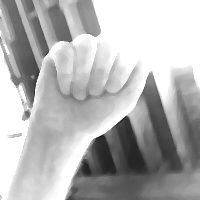
#> input picture outputs/task5/A0001_test_task5_final.png, 200 x 200 px; its folder holds only this picture in this run
$ python task6.py   (older library calls are emulated)
#> lines starting #> are read from the running program, lines starting #| are printed output that depends on the picture; after the words box and inside, x2 and y2 are one past the last pixel; in counts of white or black regions, pixels touching at a corner belong together
import cv2
import numpy as np
import matplotlib.pyplot as plt
from pathlib import Path

# ==========================================================
# SIGN LANGUAGE IMAGE PROCESSING - TASK 6
# IMAGE SEGMENTATION
#
# INPUT:
# Best outputs obtained from Task 5
#
# Edge Detection:
# 1. Roberts
# 2. Prewitt
# 3. Sobel
# 4. Laplacian
#
# Thresholding:
# 1. Global Thresholding
# 2. Otsu Thresholding
# 3. Adaptive Thresholding
#
# Input images are automatically read from:
# outputs/task5/
#
# Results are automatically saved in:
# outputs/task6/
# ==========================================================

INPUT_DIR = Path("outputs") / "task5"
OUTPUT_DIR = Path("outputs") / "task6"
OUTPUT_DIR.mkdir(parents=True, exist_ok=True)


# ==========================================================
# EDGE DETECTION
# ==========================================================

def roberts_operator(gray):
    kernel_x = np.array([[1, 0],
                         [0, -1]], dtype=np.float32)

    kernel_y = np.array([[0, 1],
                         [-1, 0]], dtype=np.float32)

    gx = cv2.filter2D(gray, cv2.CV_32F, kernel_x)
    gy = cv2.filter2D(gray, cv2.CV_32F, kernel_y)

    magnitude = cv2.magnitude(gx, gy)

    return cv2.normalize(
        magnitude, None, 0, 255, cv2.NORM_MINMAX
    ).astype(np.uint8)


def prewitt_operator(gray):
    kernel_x = np.array([[-1, 0, 1],
                         [-1, 0, 1],
                         [-1, 0, 1]], dtype=np.float32)

    kernel_y = np.array([[-1, -1, -1],
                         [0, 0, 0],
                         [1, 1, 1]], dtype=np.float32)

    gx = cv2.filter2D(gray, cv2.CV_32F, kernel_x)
    gy = cv2.filter2D(gray, cv2.CV_32F, kernel_y)

    magnitude = cv2.magnitude(gx, gy)

    return cv2.normalize(
        magnitude, None, 0, 255, cv2.NORM_MINMAX
    ).astype(np.uint8)


def sobel_operator(gray):
    gx = cv2.Sobel(gray, cv2.CV_32F, 1, 0, ksize=3)
    gy = cv2.Sobel(gray, cv2.CV_32F, 0, 1, ksize=3)

    magnitude = cv2.magnitude(gx, gy)

    return cv2.normalize(
        magnitude, None, 0, 255, cv2.NORM_MINMAX
    ).astype(np.uint8)


def laplacian_operator(gray):
    lap = cv2.Laplacian(gray, cv2.CV_32F, ksize=3)
    absolute = cv2.convertScaleAbs(lap)

    return absolute


# ==========================================================
# THRESHOLDING
# ==========================================================

def global_threshold(gray, threshold_value=127):
    _, result = cv2.threshold(
        gray, threshold_value, 255, cv2.THRESH_BINARY
    )
    return result


def otsu_threshold(gray):
    threshold_value, result = cv2.threshold(
        gray, 0, 255,
        cv2.THRESH_BINARY + cv2.THRESH_OTSU
    )
    return result, threshold_value


def adaptive_threshold(gray):
    result = cv2.adaptiveThreshold(
        gray,
        255,
        cv2.ADAPTIVE_THRESH_GAUSSIAN_C,
        cv2.THRESH_BINARY,
        11,
        2
    )
    return result


# ==========================================================
# DISPLAY EDGE RESULTS
# ==========================================================

def display_edges(gray, results, image_name):
    plt.figure(figsize=(15, 8))

    plt.subplot(2, 3, 1)
    plt.imshow(gray, cmap="gray")
    plt.title("Task 5 Input")
    plt.axis("off")

    titles = ["Roberts", "Prewitt", "Sobel", "Laplacian"]

    for i, title in enumerate(titles):
        plt.subplot(2, 3, i + 2)
        plt.imshow(results[title], cmap="gray")
        plt.title(title)
        plt.axis("off")

    plt.suptitle(f"Edge Detection - {image_name}")
    plt.tight_layout()
    plt.show()


# ==========================================================
# DISPLAY THRESHOLD RESULTS
# ==========================================================

def display_thresholds(gray, global_result, otsu_result,
                       adaptive_result, otsu_value, image_name):
    plt.figure(figsize=(15, 6))

    plt.subplot(1, 4, 1)
    plt.imshow(gray, cmap="gray")
    plt.title("Task 5 Input")
    plt.axis("off")

    plt.subplot(1, 4, 2)
    plt.imshow(global_result, cmap="gray")
    plt.title("Global Threshold")
    plt.axis("off")

    plt.subplot(1, 4, 3)
    plt.imshow(otsu_result, cmap="gray")
    plt.title(f"Otsu (T={otsu_value:.0f})")
    plt.axis("off")

    plt.subplot(1, 4, 4)
    plt.imshow(adaptive_result, cmap="gray")
    plt.title("Adaptive Threshold")
    plt.axis("off")

    plt.suptitle(f"Thresholding - {image_name}")
    plt.tight_layout()
    plt.show()


# ==========================================================
# SIMPLE ANALYSIS
# ==========================================================

def calculate_binary_stats(binary):
    foreground_ratio = np.mean(binary == 255) * 100

    # Number of connected components
    num_labels, _, _, _ = cv2.connectedComponentsWithStats(
        binary, connectivity=8
    )

    components = max(0, num_labels - 1)

    return foreground_ratio, components


def analyze_results(global_result, otsu_result, adaptive_result):
    g_ratio, g_components = calculate_binary_stats(global_result)
    o_ratio, o_components = calculate_binary_stats(otsu_result)
    a_ratio, a_components = calculate_binary_stats(adaptive_result)

    print("\nThresholding statistics:")
    print("-" * 65)
    print(f"{'Method':<22}{'Foreground %':<18}{'Components':<15}")
    print("-" * 65)
    print(f"{'Global':<22}{g_ratio:<18.2f}{g_components:<15}")
    print(f"{'Otsu':<22}{o_ratio:<18.2f}{o_components:<15}")
    print(f"{'Adaptive':<22}{a_ratio:<18.2f}{a_components:<15}")


# ==========================================================
# PROCESS ONE IMAGE
# ==========================================================

def process_image(input_path):
    image_name = input_path.stem

    img = cv2.imread(str(input_path), cv2.IMREAD_GRAYSCALE)

    if img is None:
        print(f"Could not read: {input_path}")
        return

    image_output_dir = OUTPUT_DIR / image_name
    image_output_dir.mkdir(parents=True, exist_ok=True)

    # ------------------------------------------------------
    # EDGE DETECTION
    # ------------------------------------------------------

    edges = {
        "Roberts": roberts_operator(img),
        "Prewitt": prewitt_operator(img),
        "Sobel": sobel_operator(img),
        "Laplacian": laplacian_operator(img)
    }

    # ------------------------------------------------------
    # THRESHOLDING
    # ------------------------------------------------------

    global_result = global_threshold(img, 127)

    otsu_result, otsu_value = otsu_threshold(img)

    adaptive_result = adaptive_threshold(img)

    # ------------------------------------------------------
    # SAVE INPUT COPY
    # ------------------------------------------------------

    cv2.imwrite(
        str(image_output_dir / "task5_input.png"),
        img
    )

    # ------------------------------------------------------
    # SAVE EDGE RESULTS
    # ------------------------------------------------------

    for name, result in edges.items():
        cv2.imwrite(
            str(image_output_dir / f"{name}.png"),
            result
        )

    # ------------------------------------------------------
    # SAVE THRESHOLD RESULTS
    # ------------------------------------------------------

    cv2.imwrite(
        str(image_output_dir / "Global_Threshold.png"),
        global_result
    )

    cv2.imwrite(
        str(image_output_dir / "Otsu.png"),
        otsu_result
    )

    cv2.imwrite(
        str(image_output_dir / "Adaptive_Threshold.png"),
        adaptive_result
    )

    # ------------------------------------------------------
    # DISPLAY
    # ------------------------------------------------------

    display_edges(img, edges, image_name)

    display_thresholds(
        img,
        global_result,
        otsu_result,
        adaptive_result,
        otsu_value,
        image_name
    )

    # ------------------------------------------------------
    # ANALYSIS
    # ------------------------------------------------------

    print("\n" + "=" * 65)
    print(f"ANALYSIS: {image_name}")
    print("=" * 65)

    print("\nEdge Detection:")
    print("Roberts    : Detects fine boundaries but may be sensitive to noise.")
    print("Prewitt    : Gives clear basic horizontal and vertical edges.")
    print("Sobel      : Produces stronger and smoother hand boundaries.")
    print("Laplacian  : Detects fine details but may emphasize noise.")

    print("\nThresholding:")
    print("Global     : Simple but depends strongly on the chosen threshold.")
    print("Otsu       : Automatically selects the threshold from image histogram.")
    print("Adaptive   : Handles non-uniform illumination better.")

    analyze_results(
        global_result,
        otsu_result,
        adaptive_result
    )

    print(f"\nResults saved in: {image_output_dir.resolve()}")


# ==========================================================
# COMPARISON TABLE
# ==========================================================

def print_comparison_table():
    print("\n")
    print("=" * 105)
    print("TASK 6 - SEGMENTATION COMPARISON TABLE")
    print("=" * 105)

    print(f"{'Method':<22}"
          f"{'Separation':<16}"
          f"{'Boundary':<16}"
          f"{'Noise':<14}"
          f"{'Overall':<16}")

    print("-" * 105)

    rows = [
        ("Roberts", "Good", "Fine", "Medium", "Good"),
        ("Prewitt", "Good", "Clear", "Low-Med", "Good"),
        ("Sobel", "Very Good", "Strong", "Low", "Very Good"),
        ("Laplacian", "Good", "Fine", "Medium", "Good"),
        ("Global Threshold", "Good", "Moderate", "Medium", "Good"),
        ("Otsu", "Very Good", "Good", "Low", "Very Good"),
        ("Adaptive Threshold", "Good", "Good", "Medium", "Good")
    ]

    for row in rows:
        print(f"{row[0]:<22}"
              f"{row[1]:<16}"
              f"{row[2]:<16}"
              f"{row[3]:<14}"
              f"{row[4]:<16}")

    print("-" * 105)


# ==========================================================
# MAIN
# ==========================================================

def main():
    print("=" * 65)
    print("SIGN LANGUAGE IMAGE PROCESSING - TASK 6")
    print("IMAGE SEGMENTATION: EDGE DETECTION + THRESHOLDING")
    print("=" * 65)

    if not INPUT_DIR.exists():
        print("\nERROR: outputs/task5/ does not exist.")
        print("Run task5.py first.")
        return

    input_files = sorted(
        list(INPUT_DIR.glob("*.png")) +
        list(INPUT_DIR.glob("*.jpg")) +
        list(INPUT_DIR.glob("*.jpeg"))
    )

    if len(input_files) == 0:
        print("\nNo Task 5 outputs found.")
        print("Run task5.py first and generate the 3 outputs.")
        return

    print(f"\nFound {len(input_files)} Task 5 output image(s).")

    for input_path in input_files:
        print(f"\nProcessing: {input_path.name}")
        process_image(input_path)
#> in process_image, img is the input picture: shape (200, 200); min 14, max 255, mean 179.5
#> in roberts_operator, `magnitude = cv2.magnitude(gx, gy)`:
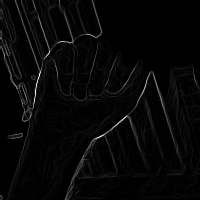
#> magnitude: shape (200, 200) float32; min 0, max 290.7, mean 8.5; drawn with min black and max white
#> in prewitt_operator, `kernel_x = np.array([[-1, 0, 1], [-1, 0, 1], [-1, 0, 1]], dtype=np.flo..`: kernel_x = [[-1, 0, 1], [-1, 0, 1], [-1, 0, 1]]
#> in prewitt_operator, `gy = cv2.filter2D(gray, cv2.CV_32F, kernel_y)`:
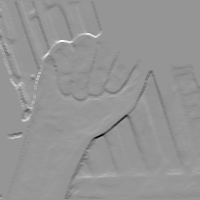
#> gy: shape (200, 200) float32; min -650, max 457, mean -1.8; drawn with min black and max white
#> in laplacian_operator, `lap = cv2.Laplacian(gray, cv2.CV_32F, ksize=3)`:
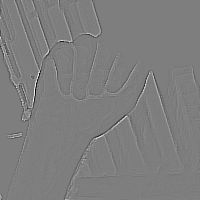
#> lap: shape (200, 200) float32; min -856, max 870, mean 0; drawn with min black and max white
#> in laplacian_operator, `absolute = cv2.convertScaleAbs(lap)`:
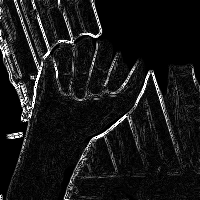
#> absolute: shape (200, 200); min 0, max 255, mean 23.4
#> in global_threshold, `_, result = cv2.threshold( gray, threshold_value, 255, cv2.THRESH_BINA..`:
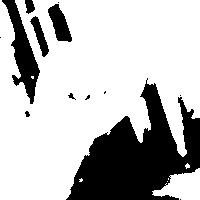
#> result: shape (200, 200); 73.4% white; 13 black regions (6 under 20 px), largest, box (x1, y1, x2, y2) and area: (66, 78, 200, 200) 8206, (2, 0, 40, 104) 1452, (48, 4, 72, 42) 502
#> in otsu_threshold, `threshold_value, result = cv2.threshold( gray, 0, 255, cv2.THRESH_BINA..`:
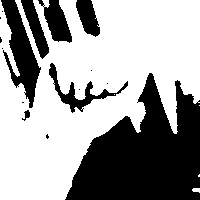
#> result: shape (200, 200); 62.5% white; 16 black regions (9 under 20 px), largest, box (x1, y1, x2, y2) and area: (65, 73, 200, 200) 10341, (1, 0, 41, 108) 1851, (49, 63, 128, 113) 771
#> in otsu_threshold, `threshold_value, result = cv2.threshold( gray, 0, 255, cv2.THRESH_BINA..`: threshold_value = 164
#> in adaptive_threshold, `result = cv2.adaptiveThreshold( gray, 255, cv2.ADAPTIVE_THRESH_GAUSSIA..`:
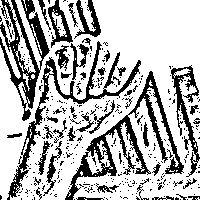
#> result: shape (200, 200); 71.8% white; 354 black regions (309 under 20 px), largest, box (x1, y1, x2, y2) and area: (65, 71, 184, 200) 2550, (0, 0, 50, 121) 1995, (7, 41, 141, 200) 1798
#> the loop in process_image, `for name, result in edges.items():` made 4 passes
#> name on passes 1 to 4: 'Roberts', 'Prewitt', 'Sobel', 'Laplacian'
#> in calculate_binary_stats, `foreground_ratio = np.mean(binary == 255) * 100`: foreground_ratio = 73.43
#> in calculate_binary_stats, `num_labels, _, _, _ = cv2.connectedComponentsWithStats( binary, connec..`: num_labels = 8
#> in calculate_binary_stats, `components = max(0, num_labels - 1)`: components = 7
#> in analyze_results, `g_ratio, g_components = calculate_binary_stats(global_result)`: g_ratio = 73.43; g_components = 7
#> in analyze_results, `o_ratio, o_components = calculate_binary_stats(otsu_result)`: o_ratio = 62.47; o_components = 5
#> in analyze_results, `a_ratio, a_components = calculate_binary_stats(adaptive_result)`: a_ratio = 71.83; a_components = 75
#| Global                73.43             7
#| Otsu                  62.47             5
#| Adaptive              71.83             75

    print_comparison_table()

    print("\n" + "=" * 65)
    print("TASK 6 COMPLETED")
    print("=" * 65)
    print(f"All Task 6 results are saved in:")
    print(OUTPUT_DIR.resolve())

    print("\nRecommended method for this project:")
    print("Sobel for edge detection.")
    print("Otsu for automatic threshold-based segmentation.")
    print("\nFinal selection should be based on the actual output images.")


if __name__ == "__main__":
    main()

$ run again, on outputs/task5/B0001_test_task5_final.png
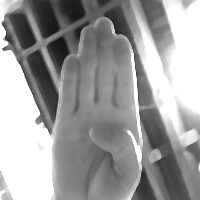
#> input picture outputs/task5/B0001_test_task5_final.png, 200 x 200 px
#> in process_image, img is the input picture: shape (200, 200); min 19, max 255, mean 157
#> kernel_x = [[-1, 0, 1], [-1, 0, 1], [-1, 0, 1]]
#> in otsu_threshold, `threshold_value, result = cv2.threshold( gray, 0, 255, cv2.THRESH_BINA..`:
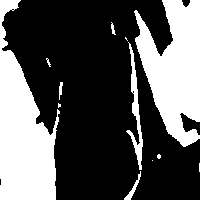
#> result: shape (200, 200); 33.8% white; 12 white regions (6 under 20 px), largest, box (x1, y1, x2, y2) and area: (0, 0, 60, 200) 6641, (134, 0, 200, 147) 6007, (126, 42, 143, 170) 630, (124, 171, 141, 200) 110, (59, 82, 63, 100) 44, (111, 22, 116, 35) 32
#> threshold_value = 178
#> in adaptive_threshold, `result = cv2.adaptiveThreshold( gray, 255, cv2.ADAPTIVE_THRESH_GAUSSIA..`:
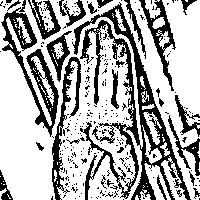
#> result: shape (200, 200); 68.2% white; 281 black regions (254 under 20 px), largest, box (x1, y1, x2, y2) and area: (72, 2, 191, 200) 5220, (1, 0, 59, 137) 1923, (52, 57, 81, 200) 1045
#> the loop in process_image, `for name, result in edges.items():` made 4 passes
#> name on passes 1 to 4: 'Roberts', 'Prewitt', 'Sobel', 'Laplacian'
#> foreground_ratio = 61.36
#> num_labels = 17
#> components = 16
#> g_ratio = 61.36; g_components = 16
#> o_ratio = 33.81; o_components = 12
#> a_ratio = 68.25; a_components = 91
#| Global                61.36             16
#| Otsu                  33.81             12
#| Adaptive              68.25             91
